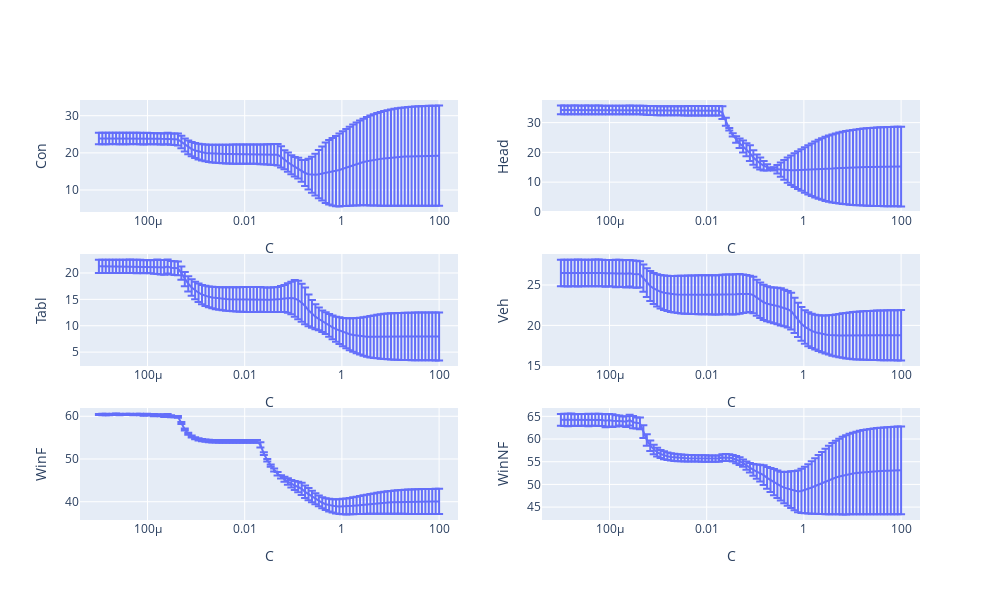

The notebook cell this image was saved under:
### Code cell
fig = make_subplots(rows=3, cols=2)

# Loop over each subplot and compute the mean for its data
for i, y_name in enumerate(deviances_dict):
    row = i // 2 + 1
    col = i % 2 + 1
    cv_results = pd.DataFrame({'C': Cs,
                           'deviance': deviance_mean_dict[y_name],
                           'std_error': deviance_std_dict[y_name]})
    fig.add_trace(px.line(cv_results, x='C', y='deviance').data[0], row=row, col=col)
    fig.update_xaxes(title_text="C", type='log', row=row, col=col)
    fig.update_yaxes(title_text=y_name, row=row, col=col)
    fig.update_traces(error_y=dict(type='data', array=cv_results['std_error']),
                      row=row, col=col)
fig.update_layout(height=600, width=1000, showlegend=False)
fig.show()
